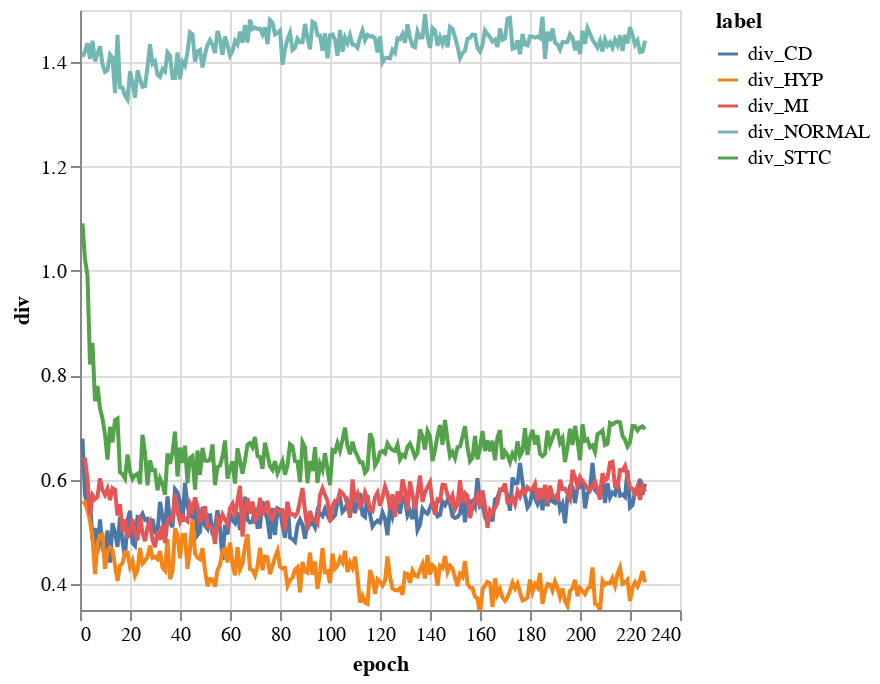

The notebook cell saved with this chart:
### Code cell
import altair as alt
df.group_by("epoch").agg(
    pl.col(col).sum() for col in df.columns if col not in ["epoch", "step", ]
).unpivot(
    index="epoch",
    on = ["div_CD", "div_HYP", "div_MI", "div_NORMAL", "div_STTC"],
    value_name="div",
    variable_name="label",
).plot.line(
    alt.X("epoch"),
    alt.Y("div").scale(domain=(0.35, 1.5)),
    color="label"
)

### Figure 1 — Vega-Lite specification as saved in the notebook (floating-point values rounded to 4 significant figures; data arrays with more than 128 entries replaced by an {"elided": "..."} marker saying what was removed)
{"config": {"view": {"continuousWidth": 300, "continuousHeight": 300}}, "data": {"name": "data-72e308d7509d91d55605d3daef691b1e"}, "mark": {"type": "line", "tooltip": true}, "encoding": {"color": {"field": "label", "type": "nominal"}, "x": {"field": "epoch", "type": "quantitative"}, "y": {"field": "div", "scale": {"domain": [0.35, 1.5]}, "type": "quantitative"}}, "params": [{"name": "param_2", "select": {"type": "interval", "encodings": ["x", "y"]}, "bind": "scales"}], "$schema": "https://vega.github.io/schema/vega-lite/v5.20.1.json", "datasets": {"data-72e308d7509d91d55605d3daef691b1e": {"elided": "1130 records"}}}
